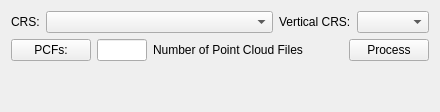
         <widget class="QWidget" name="AddPointCloudfilesTab">
          <attribute name="title">
           <string>Add Point Cloud Files</string>
          </attribute>
          <layout class="QGridLayout" name="gridLayout_3">
           <item row="0" column="0">
            <layout class="QVBoxLayout" name="verticalLayout">
             <item>
              <layout class="QHBoxLayout" name="horizontalLayout_5">
               <item>
                <widget class="QLabel" name="addPCFsCrsLbel">
                 <property name="sizePolicy">
                  <sizepolicy hsizetype="Minimum" vsizetype="Preferred">
                   <horstretch>0</horstretch>
                   <verstretch>0</verstretch>
                  </sizepolicy>
                 </property>
                 <property name="minimumSize">
                  <size>
                   <width>0</width>
                   <height>0</height>
                  </size>
                 </property>
                 <property name="maximumSize">
                  <size>
                   <width>16777215</width>
                   <height>16777215</height>
                  </size>
                 </property>
                 <property name="text">
                  <string>CRS:</string>
                 </property>
                </widget>
               </item>
               <item>
                <widget class="QComboBox" name="addPCFsHorizontalCRSsComboBox">
                 <property name="sizePolicy">
                  <sizepolicy hsizetype="Expanding" vsizetype="Fixed">
                   <horstretch>0</horstretch>
                   <verstretch>0</verstretch>
                  </sizepolicy>
                 </property>
                </widget>
               </item>
               <item>
                <widget class="QLabel" name="addPCFsAltitudeLabel">
                 <property name="sizePolicy">
                  <sizepolicy hsizetype="Preferred" vsizetype="Preferred">
                   <horstretch>0</horstretch>
                   <verstretch>0</verstretch>
                  </sizepolicy>
                 </property>
                 <property name="minimumSize">
                  <size>
                   <width>0</width>
                   <height>0</height>
                  </size>
                 </property>
                 <property name="maximumSize">
                  <size>
                   <width>16777215</width>
                   <height>16777215</height>
                  </size>
                 </property>
                 <property name="toolTip">
                  <string>Ignored in this plugin version</string>
                 </property>
                 <property name="text">
                  <string>Vertical CRS:</string>
                 </property>
                </widget>
               </item>
               <item>
                <widget class="QComboBox" name="addPCFsVerticalCRSsComboBox">
                 <property name="sizePolicy">
                  <sizepolicy hsizetype="Preferred" vsizetype="Fixed">
                   <horstretch>0</horstretch>
                   <verstretch>0</verstretch>
                  </sizepolicy>
                 </property>
                 <property name="minimumSize">
                  <size>
                   <width>0</width>
                   <height>0</height>
                  </size>
                 </property>
                 <property name="maximumSize">
                  <size>
                   <width>16777215</width>
                   <height>16777215</height>
                  </size>
                 </property>
                </widget>
               </item>
              </layout>
             </item>
             <item>
              <layout class="QHBoxLayout" name="horizontalLayout_6">
               <item>
                <widget class="QPushButton" name="selectPCFsPushButton">
                 <property name="minimumSize">
                  <size>
                   <width>0</width>
                   <height>0</height>
                  </size>
                 </property>
                 <property name="maximumSize">
                  <size>
                   <width>16777215</width>
                   <height>16777215</height>
                  </size>
                 </property>
                 <property name="text">
                  <string>PCFs:</string>
                 </property>
                </widget>
               </item>
               <item>
                <widget class="QLineEdit" name="numberOfPCFsLineEdit">
                 <property name="minimumSize">
                  <size>
                   <width>50</width>
                   <height>0</height>
                  </size>
                 </property>
                 <property name="maximumSize">
                  <size>
                   <width>50</width>
                   <height>16777215</height>
                  </size>
                 </property>
                 <property name="readOnly">
                  <bool>true</bool>
                 </property>
                </widget>
               </item>
               <item>
                <widget class="QLabel" name="label_3">
                 <property name="minimumSize">
                  <size>
                   <width>0</width>
                   <height>0</height>
                  </size>
                 </property>
                 <property name="text">
                  <string>Number of Point Cloud Files</string>
                 </property>
                </widget>
               </item>
               <item>
                <spacer name="horizontalSpacer_2">
                 <property name="orientation">
                  <enum>Qt::Horizontal</enum>
                 </property>
                 <property name="sizeHint" stdset="0">
                  <size>
                   <width>40</width>
                   <height>20</height>
                  </size>
                 </property>
                </spacer>
               </item>
               <item>
                <widget class="QPushButton" name="addPCFsProcessPushButton">
                 <property name="minimumSize">
                  <size>
                   <width>0</width>
                   <height>0</height>
                  </size>
                 </property>
                 <property name="maximumSize">
                  <size>
                   <width>16777215</width>
                   <height>16777215</height>
                  </size>
                 </property>
                 <property name="text">
                  <string>Process</string>
                 </property>
                </widget>
               </item>
              </layout>
             </item>
             <item>
              <spacer name="verticalSpacer_2">
               <property name="orientation">
                <enum>Qt::Vertical</enum>
               </property>
               <property name="sizeHint" stdset="0">
                <size>
                 <width>20</width>
                 <height>40</height>
                </size>
               </property>
              </spacer>
             </item>
            </layout>
           </item>
          </layout>
         </widget>
